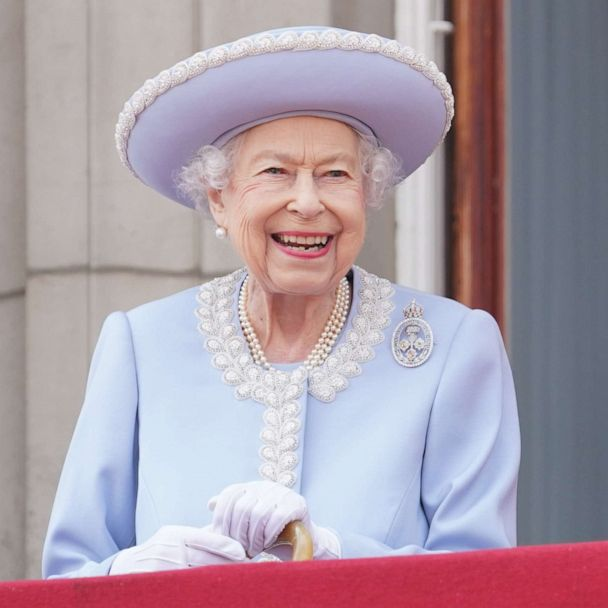
%> input picture DIP_ASSIGNMENT_4/queen.jpg, 608 x 608 px
$ octave rgbpal.m   (GNU Octave 9; MATLAB toolbox functions it lacks are replaced by stand-ins)
%> lines starting %> are read from the running program, lines starting %| are printed output that depends on the picture; in (x1, y1, x2, y2) boxes, pixels count from 0 and x2, y2 are one past the last pixel; in counts of white or black regions, pixels touching at a corner belong together; the program's own positions count from 1
close all;

im_path = "../queen.jpg";
nClusters = 7;
showFlag = false;

img =  im2double(imread(im_path));
% img =  im2double(imread("../color.jpg"));
img_lin = img.^2.2;
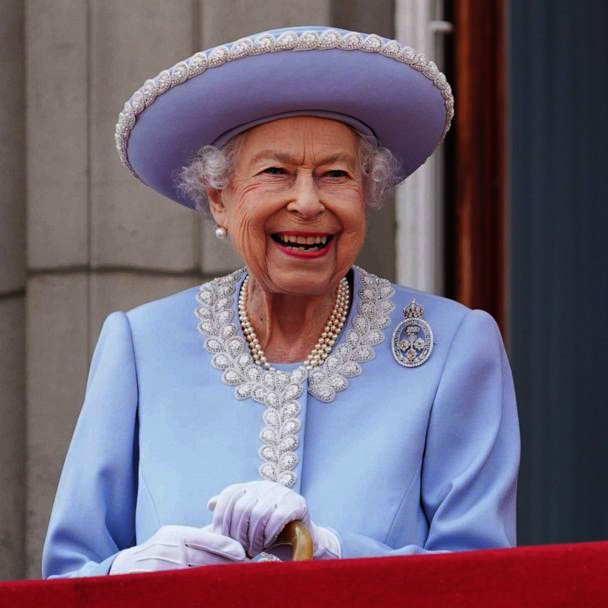
%> img_lin: size 608x608x3 double; mean R, G, B 0.45, 0.392, 0.452
[height, width, ~] = size(img);
%> height = 608; width = 608

% prepare data
redC = img_lin(:,:,1);
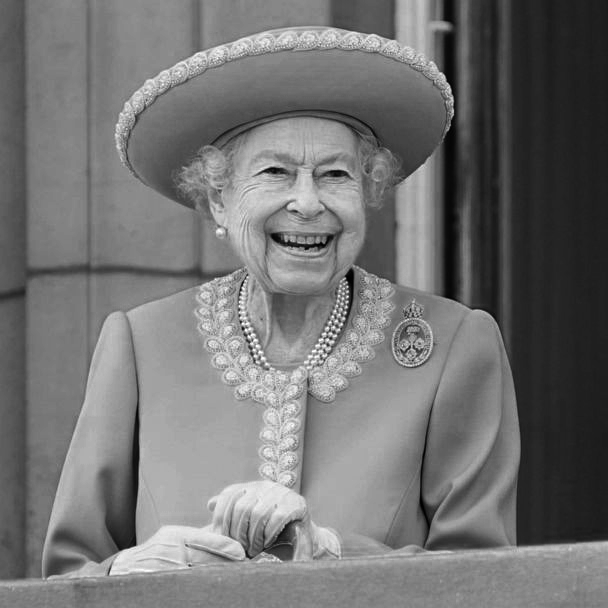
%> redC: size 608x608 double; min 5.69e-05, max 1, mean 0.45
greenC= img_lin(:,:,2);
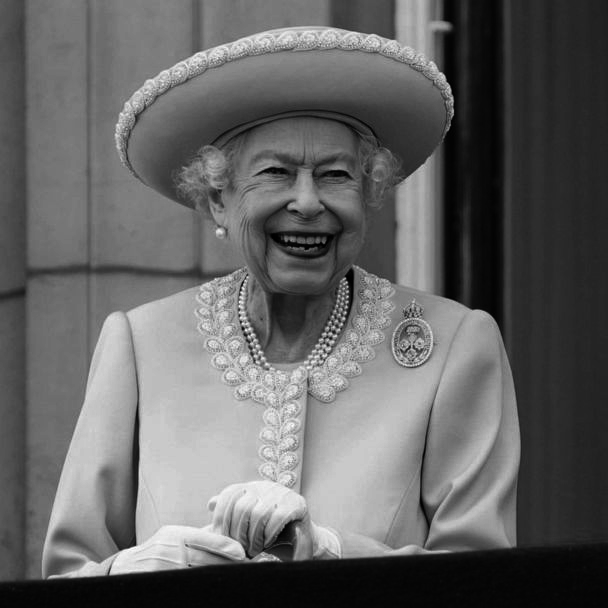
%> greenC: size 608x608 double; min 0, max 1, mean 0.392
blueC= img_lin(:,:,3);
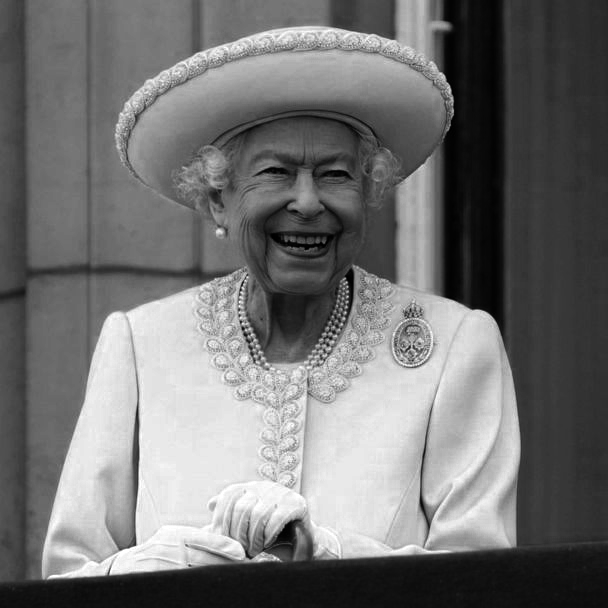
%> blueC: size 608x608 double; min 5.08e-06, max 1, mean 0.452
data = double([redC(:), blueC(:), greenC(:)]);

% perform kmeans on 7 clusters
[idx, centroids] = kmeans(data, nClusters, Replicates=2);
%> centroids = [0.144 0.208 0.158; 0.679 0.869 0.746; 0.524 0.434 0.44; 0.522 0.0918 0.0594; 0.355 0.309 0.282; 0.169 0.0438 0.0512; 0.499 0.703 0.53]

% make a cell array of classes
classes = cell(1,7);
for i =1:nClusters
    class = reshape(idx==i,height,width);
    classes{i} = class;
end
%> this loop made 7 passes
%> pass 1, `class = reshape(idx==i,height,width);`:
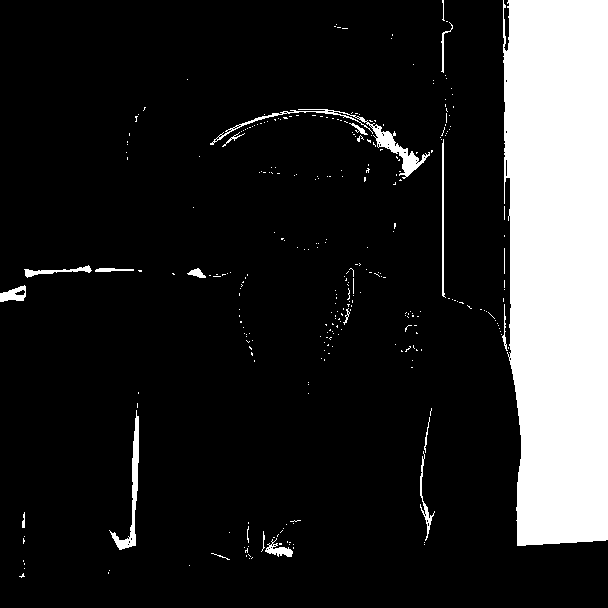
%> class: size 608x608 logical; 15.6% white; 306 white regions (284 under 20 px), largest, box (x1, y1, x2, y2) and area: (503, 0, 608, 546) 52862, (210, 109, 430, 179) 1278, (109, 410, 139, 550) 828
%> pass 3, `class = reshape(idx==i,height,width);`:
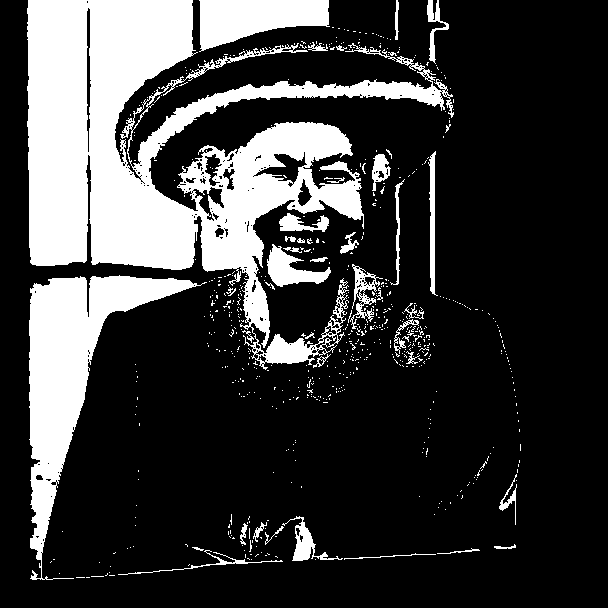
%> class: size 608x608 logical; 23.1% white; 643 white regions (604 under 20 px), largest, box (x1, y1, x2, y2) and area: (27, 0, 454, 370) 57612, (29, 275, 207, 580) 14730, (199, 0, 330, 52) 4411
%> after the loop, classes = 7 items

% show colored pixels of img_lin where class1,2,3,... == 1
pics = cell(1,nClusters);
res = cell(1,nClusters);
for i = 1:length(classes)
    cur = classes{i};

    % reconstruct the colors
    out_red = cur .* img_lin(:,:,1);
    out_green= cur .* img_lin(:,:,2);
    out_blue= cur .* img_lin(:,:,3);
    pic_col = cat(3, out_red, out_green, out_blue);

    % split and modify hue, sat, value
%> (the run ends here)

$ run again, with DIP_ASSIGNMENT_4/color.jpg copied over DIP_ASSIGNMENT_4/queen.jpg
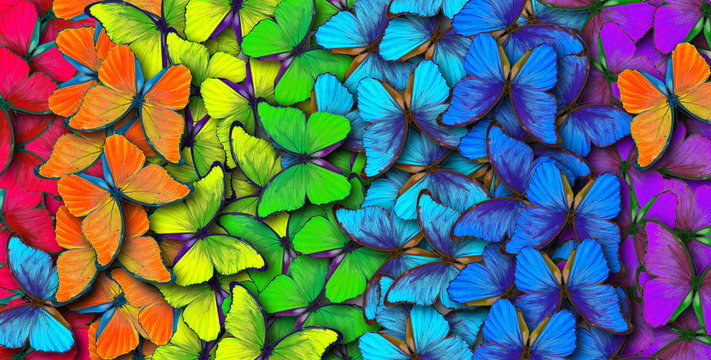
%> input picture DIP_ASSIGNMENT_4/color.jpg, 711 x 360 px
%> `blueC= img_lin(:,:,3);`:
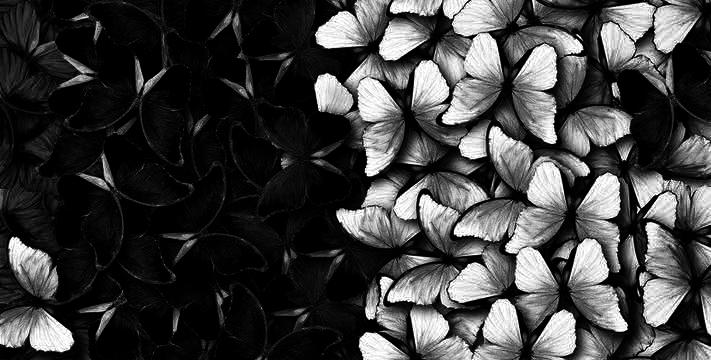
%> blueC: size 360x711 double; min 0, max 1, mean 0.246
%> centroids = [0.00857 0.87 0.428; 0.0564 0.0895 0.0567; 0.899 0.028 0.162; 0.102 0.02 0.526; 0.483 0.041 0.136; 0.125 0.575 0.119; 0.617 0.00634 0.823]
%> after the loop `for i =1:nClusters`: classes = 7 items

$ run again, with DIP_ASSIGNMENT_4/happy.jpg copied over DIP_ASSIGNMENT_4/queen.jpg
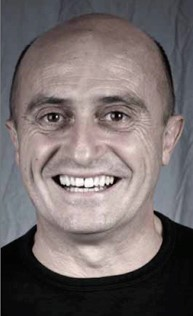
%> input picture DIP_ASSIGNMENT_4/happy.jpg, 193 x 316 px
%> `greenC= img_lin(:,:,2);`:
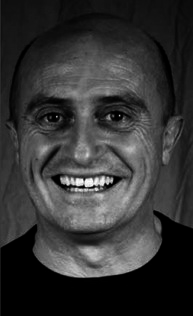
%> greenC: size 316x193 double; min 0, max 1, mean 0.205
%> centroids = [0.00537 0.00457 0.00428; 0.639 0.506 0.527; 0.0973 0.0961 0.0867; 0.806 0.681 0.704; 0.363 0.275 0.285; 0.498 0.38 0.397; 0.225 0.2 0.194]
%> after the loop `for i =1:nClusters`: classes = 7 items

$ run again, with DIP_ASSIGNMENT_4/sad.jpg copied over DIP_ASSIGNMENT_4/queen.jpg
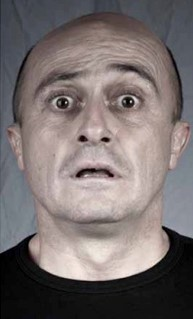
%> input picture DIP_ASSIGNMENT_4/sad.jpg, 193 x 319 px
%> centroids = [0.00642 0.00539 0.0051; 0.468 0.355 0.376; 0.09 0.0909 0.0811; 0.762 0.62 0.662; 0.6 0.476 0.501; 0.22 0.192 0.19; 0.339 0.271 0.279]
%> after the loop `for i =1:nClusters`: classes = 7 items
